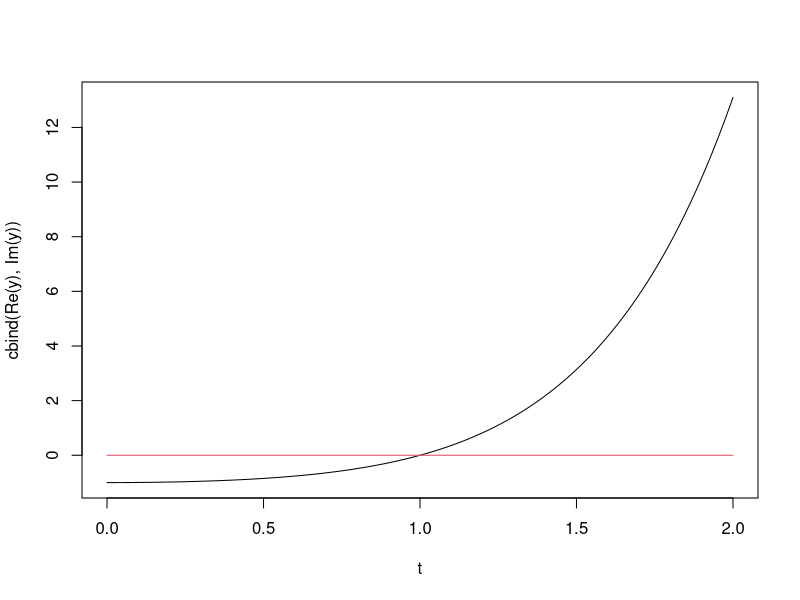
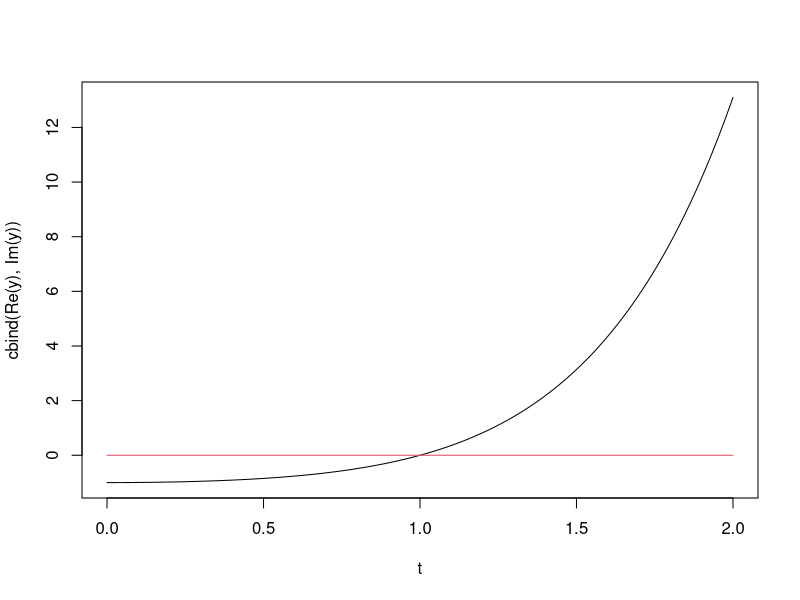
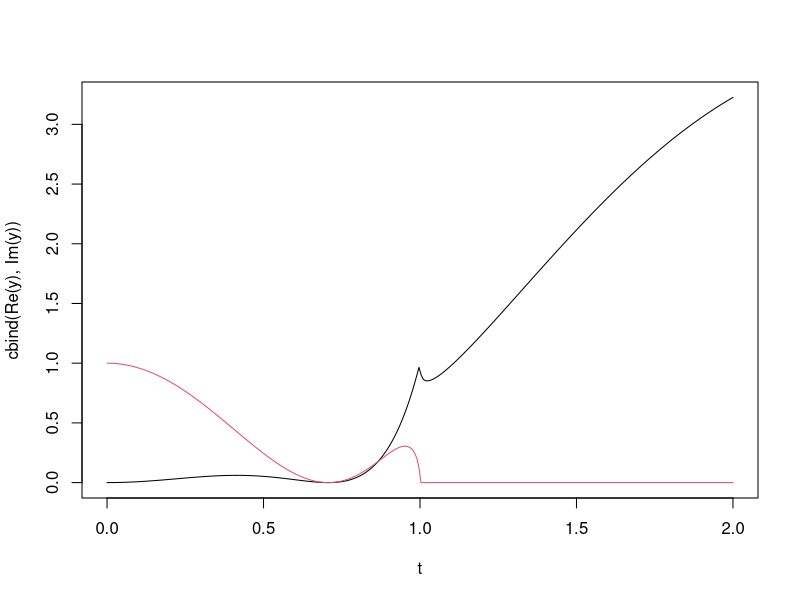

Write R code to recreate these figures, in order. (Note: this script raises an error after producing the figures.)

gamma = function(t) ifelse(t <= 1, -1i*sqrt(1-t^2), sqrt(t^2-1))
gamma_ = function(t) ifelse(t <= 1, 1i*t/sqrt(1-t^2), t/sqrt(t^2-1))

t = seq(0,2,len=300)

plot_complex = function(x,y,type="l",lty=1,...) matplot(t,cbind(Re(y),Im(y)),type=type,lty=lty,...)

c2n = function(t,n) ifelse(t<=1,cos(2*n*asin(t)),(-1)^n*cosh(2*n*acosh(t)))

k = pi
d = 0.5

q = 1
n = 1
f = function(t) exp(-k*gamma(t)*d) * c2n(t,q) * c2n(t,n)
g = function(t) gamma(t)*sinh(k*gamma(t)*d)
g_ = function(t) gamma_(t)*sinh(k*gamma(t)*d) + gamma(t)*cosh(k*gamma(t)*d)*k*gamma_(t)*d



plot_complex(t,g(t))

#t = seq(0,1,len=100)
plot_complex(t,g(t))
plot_complex(t,f(t))



plot_complex(t,f(t)/g(t) - f(1)/(g_(1)*(t-1)))

